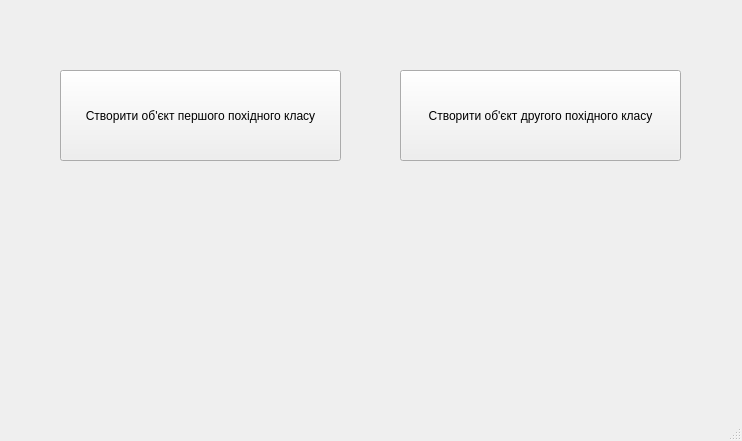
<?xml version="1.0" encoding="UTF-8"?>
<ui version="4.0">
 <class>MainWindow</class>
 <widget class="QMainWindow" name="MainWindow">
  <property name="geometry">
   <rect>
    <x>0</x>
    <y>0</y>
    <width>742</width>
    <height>441</height>
   </rect>
  </property>
  <property name="windowTitle">
   <string>MainWindow</string>
  </property>
  <widget class="QWidget" name="centralwidget">
   <widget class="QPushButton" name="pushButton">
    <property name="geometry">
     <rect>
      <x>60</x>
      <y>70</y>
      <width>281</width>
      <height>91</height>
     </rect>
    </property>
    <property name="text">
     <string>Створити об'єкт першого похідного класу</string>
    </property>
   </widget>
   <widget class="QPushButton" name="pushButton_2">
    <property name="geometry">
     <rect>
      <x>400</x>
      <y>70</y>
      <width>281</width>
      <height>91</height>
     </rect>
    </property>
    <property name="text">
     <string>Створити об'єкт другого похідного класу</string>
    </property>
   </widget>
  </widget>
  <widget class="QMenuBar" name="menubar">
   <property name="geometry">
    <rect>
     <x>0</x>
     <y>0</y>
     <width>742</width>
     <height>22</height>
    </rect>
   </property>
  </widget>
  <widget class="QStatusBar" name="statusbar"/>
 </widget>
 <resources/>
 <connections/>
</ui>
